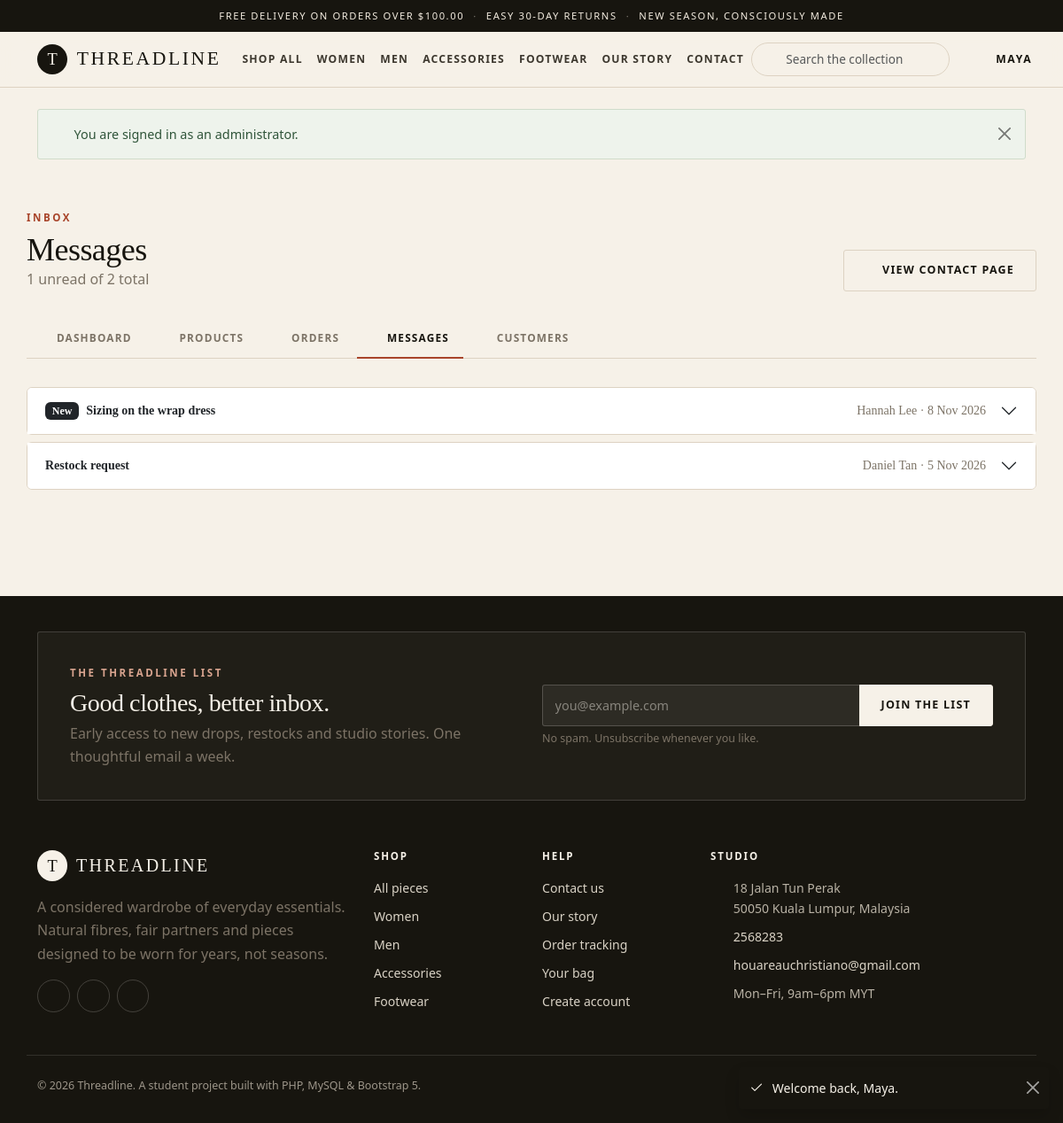
Page /admin/messages.php (signed in) on the committed database.
### tables this page shows
CREATE TABLE messages (
    id         INT UNSIGNED AUTO_INCREMENT PRIMARY KEY,
    name       VARCHAR(100) NOT NULL,
    email      VARCHAR(150) NOT NULL,
    subject    VARCHAR(150) NOT NULL,
    message    TEXT NOT NULL,
    is_read    TINYINT(1) NOT NULL DEFAULT 0,
    created_at TIMESTAMP NOT NULL DEFAULT CURRENT_TIMESTAMP
);

### admin/messages.php (the view, shortened to what this page needs)
<?php
require_once __DIR__ . '/../includes/auth.php';
$messages = $conn->query("SELECT * FROM messages ORDER BY is_read ASC, created_at DESC")->fetch_all(MYSQLI_ASSOC);
$unread = count(array_filter($messages, static fn (array $message): bool => !$message['is_read']));
include __DIR__ . '/../includes/header.php';
?>
<div class="container admin-shell">
    <div class="admin-head">
        <div>
            <p class="kicker mb-2">Inbox</p>
            <h1>Messages</h1>
            <p class="text-muted-warm mb-0"><?= $unread ?> unread of <?= count($messages) ?> total</p>
        </div>
        <a class="btn btn-outline-warm" href="../contact.php" target="_blank" rel="noopener"><?= icon('eye') ?> View contact page</a>
    </div>
    <?php include __DIR__ . '/nav.php'; ?>
    <?php if (!$messages): ?>
        <div class="empty-state">
            <?= icon('message') ?>
            <h2 class="h4">Inbox zero</h2>
            <p class="text-muted-warm mb-0">New messages from the contact form will appear here.</p>
        </div>
    <?php else: ?>
        <div class="accordion" id="messageList">
            <?php foreach ($messages as $message): ?>
                <div class="accordion-item mb-2 border rounded" style="border-color:var(--line)!important">
                    <h2 class="accordion-header">
                        <button class="accordion-button collapsed bg-white" type="button" data-bs-toggle="collapse"
                                data-bs-target="#message-<?= (int) $message['id'] ?>">
                            <span class="d-flex flex-wrap align-items-center gap-2 w-100 me-3 text-start">
                                <?php if (!$message['is_read']): ?>
                                    <span class="badge text-bg-dark">New</span>
                                <?php endif; ?>
                                <strong class="small"><?= e($message['subject']) ?></strong>
                                <span class="small text-muted-warm ms-auto"><?= e($message['name']) ?> · <?= e(date('j M Y', strtotime($message['created_at']))) ?></span>
                            </span>
                        </button>
                    </h2>
                </div>
            <?php endforeach; ?>
        </div>
    <?php endif; ?>
</div>
<?php include __DIR__ . '/../includes/footer.php'; ?>

### assets/css/style.css (style rules this page uses)
:root { --ink: #17150f; --ink-soft: #3d382f; --cream: #f6f1e8; --paper: #fffdf8; --sand: #e8ddcd; --sand-deep: #d9cab4; --line: #ddd2c2; --accent: #a8442a; --accent-dark: #85331f; --olive: #59614c; --muted: #7c7366; --success: #3f6b4f; --radius: 3px; --shadow-soft: 0 18px 50px -30px rgba(23, 21, 15, .45); --font-body: "Segoe UI", "Helvetica Neue", Arial, sans-serif; --font-display: Georgia, "Times New Roman", serif; }
html { scroll-behavior: smooth; }
body { background: var(--cream); color: var(--ink); font-family: var(--font-body); font-size: 1rem; line-height: 1.65; -webkit-font-smoothing: antialiased; }
h1, h2, h3, h4, .display-font { font-family: var(--font-display); font-weight: 400; letter-spacing: -.015em; color: var(--ink); }
h1 { line-height: 1.08; }
h2 { line-height: 1.14; }
a { color: var(--ink); text-decoration-thickness: 1px; text-underline-offset: 3px; }
.text-muted-warm { color: var(--muted) !important; }
.kicker { font-size: .72rem; letter-spacing: .22em; text-transform: uppercase; font-weight: 600; color: var(--accent); }
.btn { border-radius: var(--radius); font-size: .78rem; font-weight: 600; letter-spacing: .1em; text-transform: uppercase; padding: .8rem 1.5rem; transition: all .2s ease; }
.btn-outline-warm { border: 1px solid var(--line); color: var(--ink); background: transparent; }
.admin-shell { padding: 2.5rem 0 4rem; }
.admin-head { display: flex; flex-wrap: wrap; align-items: flex-end; justify-content: space-between; gap: 1rem; margin-bottom: 2rem; }
.admin-head h1 { font-size: clamp(1.8rem, 3vw, 2.4rem); margin: 0; }

### rows in the picture
messages: is_read "New", subject "Sizing on the wrap dress", name "Hannah Lee", created_at "8 Nov 2026"
messages: subject "Restock request", name "Daniel Tan", created_at "5 Nov 2026"

### other values in the picture
money(FREE_SHIPPING_THRESHOLD) "$100.00"
SITE_NAME "THREADLINE"
explode(' ', current_user_name())[0] "MAYA"
$flash['message'] "You are signed in as an administrator."
$unread "1"
count($messages) "2"
$label "DASHBOARD"
$label "PRODUCTS"
$label "ORDERS"
$label "MESSAGES"
$label "CUSTOMERS"
SITE_NAME "Threadline"
